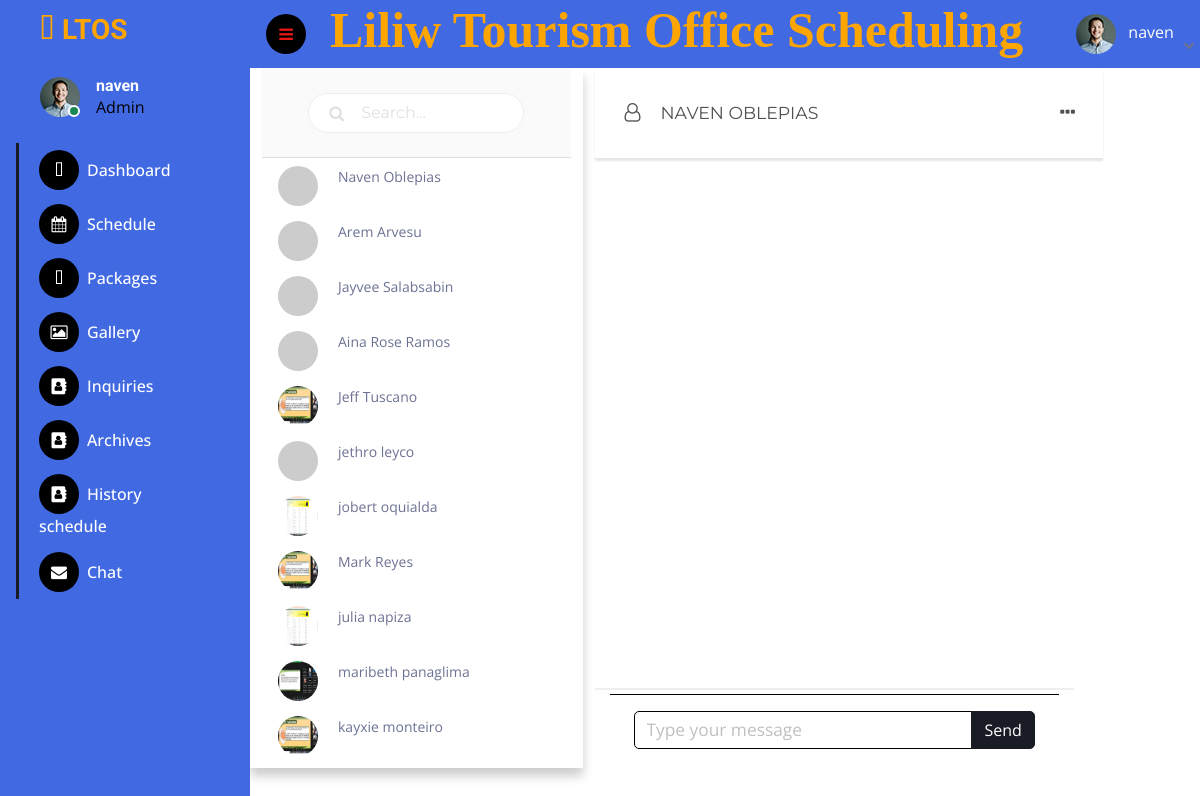
The page /ltos/chatstaff.php?id=1 (signed in) on the database its author committed.
### tables this page shows
CREATE TABLE `users` (
  `user_id` int(11) NOT NULL,
  `fullname` varchar(100) NOT NULL,
  `username` varchar(100) NOT NULL,
  `email` varchar(100) NOT NULL,
  `contact` varchar(30) NOT NULL,
  `valid_id` varchar(255) NOT NULL,
  `password` varchar(100) NOT NULL,
  `cpassword` varchar(255) NOT NULL,
  `role` varchar(10) NOT NULL,
  `images` varchar(255) NOT NULL
);

### ltos/chatstaff.php (the view, shortened to what this page needs)
<?php
require('conn.php');
?>
<?php
if ($_SESSION['username']) {
?>
    <!DOCTYPE html>
    <html lang="en">
    <head>
        <link rel="stylesheet" href="https://use.fontawesome.com/releases/v5.7.1/css/all.css">
        <link rel="stylesheet" href="https://stackpath.bootstrapcdn.com/bootstrap/4.1.3/css/bootstrap.min.css">
        <link rel="stylesheet" href="https://stackpath.bootstrapcdn.com/font-awesome/4.7.0/css/font-awesome.min.css">
        <link rel="stylesheet" type="text/css" href="../bootstrap-4.6.0-dist/css/bootstrap.min.css">
        <link href="https://cdnjs.cloudflare.com/ajax/libs/font-awesome/5.10.0/css/all.min.css" rel="stylesheet">
        <link href="https://cdn.jsdelivr.net/npm/bootstrap-icons@1.4.1/font/bootstrap-icons.css" rel="stylesheet">
        <link href="lib/owlcarousel/assets/owl.carousel.min.css" rel="stylesheet">
        <link href="lib/tempusdominus/css/tempusdominus-bootstrap-4.min.css" rel="stylesheet" />
        <link href="css/bootstrap.min.css" rel="stylesheet">
        <link href="css/style.css" rel="stylesheet">
        <link rel="stylesheet" href="css/chat.css">
        <link rel="stylesheet" href="https://cdnjs.cloudflare.com/ajax/libs/font-awesome/4.7.0/css/font-awesome.min.css">
    </head>
    <body>
        <div class="container-fluid position-relative d-flex p-0">
            <div class="sidebar pe-4 pb-3">
                <nav class="navbar ">
                    <a href="index.html" class="navbar-brand mx-4 mb-3">
                        <h3 class="text"><i class="fa fa-user-edit me-2"></i>LTOS</h3>
                    </a>
                    <div class="d-flex align-items-center ms-4 mb-4">
                        <div class="position-relative">
                            <img class="rounded-circle" src="img/user.jpg" alt="" style="width: 40px; height: 40px;">
                            <div class="bg-success rounded-circle border border-2 border-white position-absolute end-0 bottom-0 p-1"></div>
                        </div>
                        <?php
                        $user = $_SESSION['username'];
                        ?>
                        <div class="ms-3">
                            <h6 class="mb-0"><?php echo $user
                                                ?></h6>
                            <span style="color: #000;">Admin</span>
                        </div>
                    </div>
                    <div class="navbar-nav w-100">
                        <a href="index.php" class="nav-item nav-link "><i class="fa fa-tachometer-alt me-2"></i>Dashboard</a>
                        <div class="nav-item dropdown">
                            <a href="schedule.php" class="nav-item nav-link"><i class="fa fa-calendar me-2"></i>Schedule</a>
                            <a href="packages.php" class="nav-item nav-link"><i class="fa fa-box me-2"></i>Packages</a>
                            <a href="gallery.php" class="nav-item nav-link"><i class="fa fa-image me-2"></i>Gallery</a>
                            <a href="contact2.php" class="nav-item nav-link"><i class="fa fa-address-book me-2"></i>Inquiries</a>
                            <a href="archives.php" class="nav-item nav-link"><i class="fa fa-address-book me-2"></i>Archives</a>
                            <a href="hos.php" class="nav-item nav-link"><i class="fa fa-address-book me-2"></i>History schedule</a>
                            <a href="chat.php?id=1" class="nav-item nav-link"><i class="fa fa-envelope me-2"></i>Chat</a>
                </nav>
            </div>
            <div class="content">
                <nav class="navbar navbar-expand bg-seagreen sticky-top  py-0">
                    <a href="#" class="sidebar-toggler flex-shrink-0">
                        <i class="fa fa-bars"></i>
                    </a>
                    <form class="d-none d-md-flex ms-4">
                        <h1 class="header">Liliw Tourism Office Scheduling</h1>
                    </form>
                    <div class="navbar-nav align-items-center ms-auto">
                        <div class="nav-item dropdown">
                            <a href="#" class="nav-link dropdown-toggle" data-bs-toggle="dropdown">
                                <img class="rounded-circle me-lg-2" src="img/user.jpg" alt="" style="width: 40px; height: 40px;">
                                <span class="d-none d-lg-inline-flex " style="color: #fff;"><?php echo $user
                                                                                            ?></span>
                            </a>
                        </div>
                    </div>
                </nav>
                <div class="container-fluid">
                    <div class="row">
                        <section class="discussions col-md-6">
                            <div class="discussion search">
                                <div class="searchbar">
                                    <i class="fa fa-search" aria-hidden="true"></i>
                                    <input type="text" placeholder="Search..."></input>
                                </div>
                            </div>
                            <?php
                            $sqlget = "SELECT * FROM users";
                            $sqldata = mysqli_query($con, $sqlget) or die('Error Displaying Data' . mysqli_connect_error());
                            while ($row = mysqli_fetch_assoc($sqldata)) {
                            ?>
                                <a href="chatstaff.php?id=<?php echo $row['user_id']; ?>" class="list-group-item list-group-item-action border-0">
                                    <div class="d-flex align-items-start">
                                        <img src="../pics/<?php echo $row['valid_id']; ?>" class="rounded-circle mr-1" onerror="this.onerror=null;this.src='https://placeimg.com/200/300/animals';" alt="Vanessa Tucker" width="40" height="40">
                                        <div class="flex-grow-1 ml-3">
                                            <div class="small"> <?php echo $row['fullname']; ?></div>
                                        </div>
                                    </div>
                                </a>
                            <?php } ?>
                        </section>
                        <section class="chat col-md-6">
                            <div class="header-chat">
                                <i class="icon fa fa-user-o" aria-hidden="true"></i>
                                <p class="name"><?php
                                                $id = $_GET['id'];
                                                $sqlget = "SELECT * FROM users where user_id =$id ";
                                                $sqldata = mysqli_query($con, $sqlget) or die('Error Displaying Data' . mysqli_connect_error());
                                                while ($row = mysqli_fetch_assoc($sqldata)) {
                                                    echo $row['fullname'];
                                                }
                                                ?></p>
                                <i class="icon clickable fa fa-ellipsis-h right" aria-hidden="true"></i>
                            </div>
                            <div class="messages-chat">
                                <?php
                                $id = $_GET['id'];
                                ?>
                            </div>
                            <div class="footer-chat">
                                <form class="col-md-12" method="POST" action="sent.php?id=<?php echo $id; ?>">
                                    <div class="flex-grow-0 py-3 px-4 border-top">
                                        <div class="input-group">
                                            <input type="text" name="msg" class="form-control" placeholder="Type your message" style="background-color: white;">
                                            <button type="submit" name="send" class="btn btn-secondary">Send</button>
                                        </div>
                                    </div>
                                </form>
                            </div>
                        </section>
                    </div>
                </div>
            </div>
        </div>
    </body>
    </html>
<?php } else {
    echo "<script type='text/javascript'>alert('Access Denied!!!')</script>";
} ?>

### ltos/css/style.css (style rules this page uses)
:root { --primary: #ffa500; --secondary: #191C24; --light: #6C7293; --dark: #000000; --white: #fff; --blue: #4169e1; }
.header { color: var(--primary); font-size: 50px; font-family: 'Times New Roman'; }
.navbar-nav { color: var(--white); }
.text { color: var(--primary); }
.btn { transition: .5s; }
.sidebar { position: fixed; top: 0; left: 0; bottom: 0; width: 250px; height: 100vh; overflow-y: auto; background: var(--blue); transition: 0.5s; z-index: 999; }
.navbar { background: var(--blue); }
.content { margin-left: 250px; min-height: 100vh; background: var(--white); transition: 0.5s; }
@media (min-width: 992px) { .sidebar { margin-left: 0; } }
@media (min-width: 992px) { .content { width: calc(100% - 250px); } }
.sidebar .navbar .navbar-nav .nav-link { padding: 7px 20px; color: var(--white); font-weight: 500; border-left: 3px solid var(--secondary); border-radius: 0 30px 30px 0; outline: none; }
.sidebar .navbar .navbar-nav .nav-link i { width: 40px; height: 40px; display: inline-flex; align-items: center; justify-content: center; background: var(--dark); border-radius: 40px; }
.content .navbar .navbar-nav .nav-link { margin-left: 25px; padding: 12px 0; color: var(--light); outline: none; }
.content .navbar .sidebar-toggler, .content .navbar .navbar-nav .nav-link i { width: 40px; height: 40px; display: inline-flex; align-items: center; justify-content: center; background: var(--dark); border-radius: 40px; }
.content .navbar .dropdown-toggle::after { margin-left: 6px; vertical-align: middle; border: none; content: "\f107"; font-family: "Font Awesome 5 Free"; font-weight: 900; transition: .5s; }

### ltos/css/chat.css (style rules this page uses)
.discussions { width: 35%; height: 700px; box-shadow: 0px 8px 10px rgba(0, 0, 0, 0.20); overflow: hidden; display: inline-block; }
.discussions .discussion { width: 100%; height: 90px; background-color: #FAFAFA; border-bottom: solid 1px #E0E0E0; display: flex; align-items: center; cursor: pointer; }
.discussions .search { display: flex; align-items: center; justify-content: center; color: #E0E0E0; }
.discussions .search .searchbar { height: 40px; background-color: #FFF; width: 70%; padding: 0 20px; border-radius: 50px; border: 1px solid #EEEEEE; display: flex; align-items: center; cursor: pointer; }
.discussions .search .searchbar input { margin-left: 15px; height: 38px; width: 100%; border: none; font-family: 'Montserrat', sans-serif; ; }
.chat { width: calc(65% - 85px); height: 700px; }
.header-chat { background-color: #FFF; height: 90px; box-shadow: 0px 3px 2px rgba(0, 0, 0, 0.100); display: flex; align-items: center; }
.chat .header-chat .icon { margin-left: 30px; color: #515151; font-size: 14pt; }
.chat .header-chat .name { margin: 0 0 0 20px; text-transform: uppercase; font-family: 'Montserrat', sans-serif; font-size: 13pt; color: #515151; }
.chat .header-chat .right { position: absolute; right: 40px; }
.chat .messages-chat { padding: 25px 35px; overflow-y: scroll; height: 500px; }
.footer-chat { width: 90%; height: 80px; display: flex; align-items: center; position: absolute; bottom: 0; background-color: transparent; border-top: 2px solid #EEE; }
.clickable { cursor: pointer; }

### rows shown on the page
users: fullname "Naven Oblepias", fullname "NAVEN OBLEPIAS"
users: fullname "Arem Arvesu"
users: fullname "Jayvee Salabsabin"
users: fullname "Aina Rose Ramos"
users: valid (picture), fullname "Jeff Tuscano"
users: fullname "jethro leyco"
users: valid (picture), fullname "jobert oquialda"
users: valid (picture), fullname "Mark Reyes"
users: valid (picture), fullname "julia napiza"
users: valid (picture), fullname "maribeth panaglima"
users: valid (picture), fullname "kayxie monteiro"

### other values the page prints
$user "naven"
